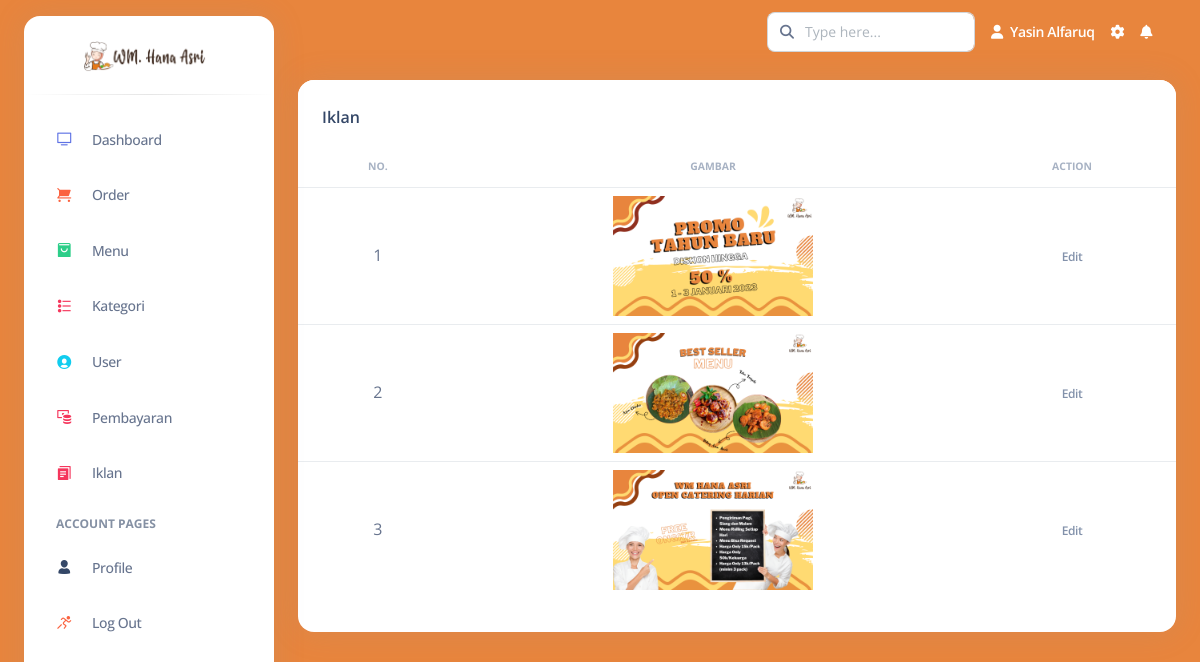
The app's page /dashboard/pages/iklan/iklan.php (signed in), older data.
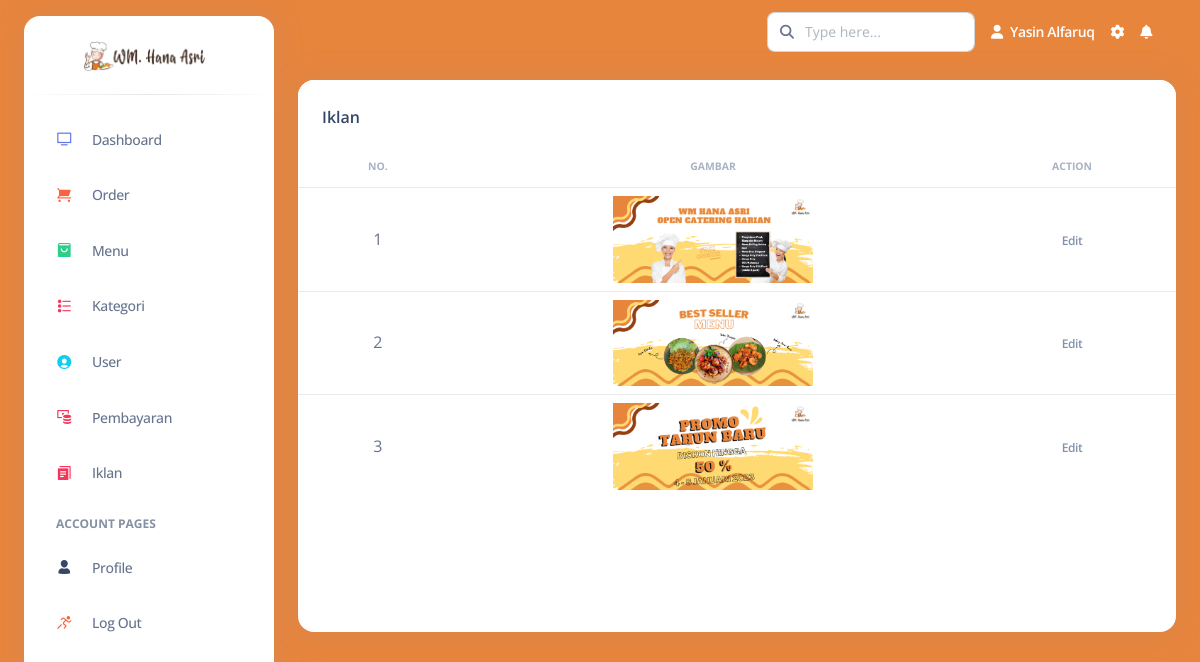
The same page, newer data.
### tables this page shows
CREATE TABLE `carousel` (
  `id_car` int(11) NOT NULL,
  `gambar` varchar(50) NOT NULL
);

### dashboard/pages/iklan/iklan.php (the view, shortened to what this page needs)
<?php
include('../header.php');
?>
<div class="container-fluid py-3">
  <div class="row">
    <div class="col-12">
      <div class="card" style="height:100vh; max-height: 552px;">
        <div class="card-header pb-0">
          <div class="d-flex align-items-center mb-3">
            <h6 class="mb-0">Iklan</h6>
          </div>
        </div>
        <div class="card-body px-0 pt-0 pb-2">
          <div class="table-responsive p-0">
            <table class="table align-items-center mb-0">
              <thead>
                <tr>
                  <th class="text-center text-uppercase text-secondary text-xxs font-weight-bolder opacity-7">No.</th>
                  <th class="text-center text-uppercase text-secondary text-xxs font-weight-bolder opacity-7">Gambar</th>
                  <th class="text-center text-uppercase text-secondary text-xxs font-weight-bolder opacity-7">Action</th>
                </tr>
              </thead>
              <tbody>
                <?php
                $batas = 10;
                $halaman = isset($_GET['halaman'])?(int)$_GET['halaman'] : 1;
                $halaman_awal = ($halaman>1) ? ($halaman * $batas) - $batas : 0;
                $data_pegawai = mysqli_query($koneksi,"SELECT * FROM carousel LIMIT $halaman_awal, $batas");
                $nomor = $halaman_awal+1;
                while($d = mysqli_fetch_array($data_pegawai)){
                  ?>
                  <tr>
                    <td class="text-center"><?php echo $nomor++; ?></td>
                    <td class="text-center">
                      <div>
                        <img src="../../../assets/img/iklan/<?php echo $d['gambar']; ?>"  style="width: 200px;">
                      </div></td>
                      <td class="align-middle text-center">
                        <a href="" class="text-secondary font-weight-bold text-xs" data-toggle="tooltip" data-original-title="Edit Iklan" data-bs-toggle="modal" data-bs-target="#exampleModalEdit<?php echo $d['id_car']; ?>">
                          Edit
                        </a>
                      </td>
                    </tr>
                    <?php
                  }
                  ?>
                </tbody>
              </table>
            </div>
          </div>
        </div>
      </div>
    </div>
  </div>
  <?php
  include('../footer.php')
?>

### dashboard/pages/header.php (shortened to what this page needs)
<?php
$userName =  $_SESSION['name']  ;
?>
<!DOCTYPE html>
<html lang="en">
<head>
  <link href="../../assets/css/nucleo-icons.css" rel="stylesheet" />
  <link href="../../assets/css/nucleo-svg.css" rel="stylesheet" />
  <link href="../../assets/css/nucleo-svg.css" rel="stylesheet" />
  <link id="pagestyle" href="../../assets/css/argon-dashboard.css?v=2.0.4" rel="stylesheet" />
  <link rel='stylesheet' href='https://unicons.iconscout.com/release/v2.1.9/css/unicons.css'>
</head>
<body class="g-sidenav-show" style="background-color: #E8853D;">
  <div class="min-height-300 position-absolute w-100"></div>
  <aside class="sidenav bg-white navbar navbar-vertical navbar-expand-xs border-0 border-radius-xl my-3 fixed-start ms-4 " id="sidenav-main">
    <div class="sidenav-header">
      <a class="navbar-brand m-0" href="../index.php">
        <img src="../../../assets/img/logo/logo.png" class="navbar-brand-img h-100" alt="main_logo" style="margin-left:25px;">
      </a>
    </div>
    <hr class="horizontal dark mt-0">
    <ul class="navbar-nav">
      <li class="nav-item">
        <a class="nav-link " href="../../index.php">
          <div class="icon icon-shape icon-sm border-radius-md text-center me-2 d-flex align-items-center justify-content-center">
            <i class="ni ni-tv-2 text-primary text-sm opacity-10"></i>
          </div>
          <span class="nav-link-text ms-1">Dashboard</span>
        </a>
      </li>
      <li class="nav-item">
        <a class="nav-link " href="../../pages/order/order.php">
          <div class="icon icon-shape icon-sm border-radius-md text-center me-2 d-flex align-items-center justify-content-center">
            <i class="ni ni-cart text-warning text-sm opacity-10"></i>
          </div>
          <span class="nav-link-text ms-1">Order</span>
        </a>
      </li>
      <li class="nav-item">
        <a class="nav-link " href="../../pages/menu/menu.php">
          <div class="icon icon-shape icon-sm border-radius-md text-center me-2 d-flex align-items-center justify-content-center">
            <i class="ni ni-bag-17 text-success text-sm opacity-10"></i>
          </div>
          <span class="nav-link-text ms-1">Menu</span>
        </a>
      </li>
      <li class="nav-item">
        <a class="nav-link " href="../../pages/kategori/kategori.php">
          <div class="icon icon-shape icon-sm border-radius-md text-center me-2 d-flex align-items-center justify-content-center">
            <i class="ni ni-bullet-list-67 text-danger text-sm opacity-10"></i>
          </div>
          <span class="nav-link-text ms-1">Kategori</span>
        </a>
      </li>
      <li class="nav-item">
        <a class="nav-link " href="../../pages/user/user.php">
          <div class="icon icon-shape icon-sm border-radius-md text-center me-2 d-flex align-items-center justify-content-center">
            <i class="ni ni-circle-08 text-info text-sm opacity-10"></i>
          </div>
          <span class="nav-link-text ms-1">User</span>
        </a>
      </li>
      <li class="nav-item">
        <a class="nav-link " href="../../pages/pembayaran/pembayaran.php">
          <div class="icon icon-shape icon-sm border-radius-md text-center me-2 d-flex align-items-center justify-content-center">
            <i class="ni ni-money-coins text-danger text-sm opacity-10"></i>
          </div>
          <span class="nav-link-text ms-1">Pembayaran</span>
        </a>
      </li>
      <li class="nav-item">
        <a class="nav-link " href="../../pages/iklan/iklan.php">
          <div class="icon icon-shape icon-sm border-radius-md text-center me-2 d-flex align-items-center justify-content-center">
            <i class="ni ni-single-copy-04 text-danger text-sm opacity-10"></i>
          </div>
          <span class="nav-link-text ms-1">Iklan</span>
        </a>
      </li>
      <li class="nav-item mt-3">
        <h6 class="ps-4 ms-2 text-uppercase text-xs font-weight-bolder opacity-6">Account pages</h6>
      </li>
      <li class="nav-item">
        <a class="nav-link " href="../../pages/profile/profile.php">
          <div class="icon icon-shape icon-sm border-radius-md text-center me-2 d-flex align-items-center justify-content-center">
            <i class="ni ni-single-02 text-dark text-sm opacity-10"></i>
          </div>
          <span class="nav-link-text ms-1">Profile</span>
        </a>
      </li>
      <li class="nav-item">
        <a class="nav-link " href="../../../logout.php">
          <div class="icon icon-shape icon-sm border-radius-md text-center me-2 d-flex align-items-center justify-content-center">
            <i class="ni ni-user-run text-warning text-sm opacity-10"></i>
          </div>
          <span class="nav-link-text ms-1">Log Out</span>
        </a>
      </li>
    </ul>
</aside>
<main class="main-content position-relative border-radius-lg ">
  <nav class="navbar navbar-main navbar-expand-lg px-0 mx-4 shadow-none border-radius-xl " id="navbarBlur" data-scroll="false">
    <div class="container-fluid py-1 px-3">
      <div class="collapse navbar-collapse mt-sm-0 mt-2 me-md-0 me-sm-4" id="navbar">
        <div class="ms-md-auto pe-md-3 d-flex align-items-center">
          <div class="input-group">
            <span class="input-group-text text-body"><i class="fas fa-search" aria-hidden="true"></i></span>
            <input type="text" class="form-control" placeholder="Type here...">
          </div>
        </div>
        <ul class="navbar-nav  justify-content-end">
          <li class="nav-item d-flex align-items-center">
            <a href="profile/profile.php" class="nav-link text-white font-weight-bold px-0">
              <i class="fa fa-user me-sm-1"></i>
              <span class="d-sm-inline d-none"><?php echo $userName; ?></span>
            </a>
          </li>
          <li class="nav-item px-3 d-flex align-items-center">
            <a href="javascript:;" class="nav-link text-white p-0">
              <i class="fa fa-cog fixed-plugin-button-nav cursor-pointer"></i>
            </a>
          </li>
          <li class="nav-item dropdown pe-2 d-flex align-items-center">
            <a href="javascript:;" class="nav-link text-white p-0" id="dropdownMenuButton" data-bs-toggle="dropdown" aria-expanded="false">
              <i class="fa fa-bell cursor-pointer"></i>
            </a>
          </li>
        </ul>
      </div>
    </div>
  </nav>

### dashboard/pages/footer.php (shortened to what this page needs)
</main>
</body>
</html>

### dashboard/assets/css/nucleo-svg.css (style rules this page uses)
.icon { display: inline-block; color: #111111; height: 1em; width: 1em; }
.icon-sm { height: 0.8em; width: 0.8em; }
.icon { fill: currentColor; stroke: none; }

Row changes from the older to the newer data that the page shows:
changed carousel (number 1 of 3 on the later page): gambar: a different picture
changed carousel (number 2 of 3 on the later page): gambar: a different picture
changed carousel (number 3 of 3 on the later page): gambar: a different picture
